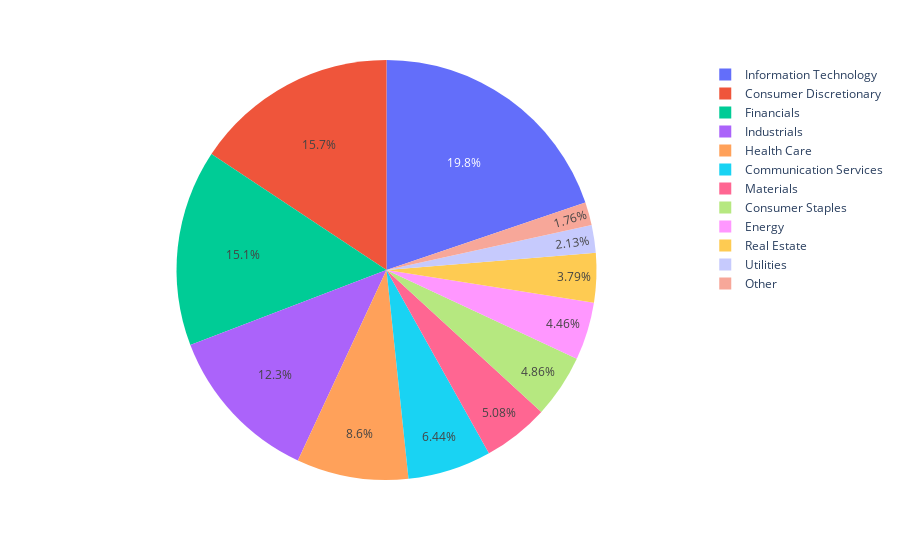

Notebook code for this chart:
### Code cell
grouped = df.groupby("Industry Classification").sum()
grouped = grouped.reset_index()
grouped["Industry Classification"][grouped["Small-Value-Momentum"] <0.01] = "Other"
#print(grouped)
fig = px.pie(grouped, values='Small-Value-Momentum', names='Industry Classification')
fig.show()

### Figure 1 — Plotly figure (JSON) as saved in the notebook; plotly's stock layout.template omitted (floating-point values rounded to 4 significant figures)
{"data": [{"domain": {"x": [0, 1], "y": [0, 1]}, "hovertemplate": "Industry Classification=%{label}<br>Small-Value-Momentum=%{value}<extra></extra>", "labels": ["Other", "Other", "Other", "Other", "Other", "Other", "Other", "Other", "Other", "Other", "Other", "Other", "Communication Services", "Other", "Other", "Other", "Consumer Discretionary", "Consumer Staples", "Other", "Other", "Other", "Other", "Energy", "Other", "Other", "Financials", "Other", "Other", "Other", "Health Care", "Other", "Other", "Other", "Other", "Other", "Industrials", "Information Technology", "Other", "Other", "Other", "Other", "Other", "Other", "Materials", "Other", "Other", "Other", "Other", "Other", "Real Estate", "Other", "Other", "Other", "Other", "Other", "Other", "Other", "Other", "Other", "Other", "Utilities", "Other", "Other"], "legendgroup": "", "name": "", "showlegend": true, "type": "pie", "values": [0, 2.327e-05, 9.77e-05, 0.0002154, 0.003001, 0.0004672, 8.308e-05, 0.0002323, 0, 0.0003573, 0.0001361, 0.007897, 0.06463, 0.0001126, 8.255e-05, 8.188e-05, 0.1574, 0.04876, 8.645e-05, 4.874e-05, 0.0002341, 0.0001159, 0.04478, 6.94e-05, 0.0003903, 0.1518, 5.042e-05, 0.0001469, 8.792e-05, 0.08636, 3.508e-05, 5.232e-05, 0.0001963, 0.0001178, 4.721e-05, 0.123, 0.1987, 0.0005652, 0.0001592, 0.0001285, 2.884e-05, 0.0001926, 4.16e-05, 0.05101, 0.0007128, 0.0003951, 0.0005482, 0.0002058, 9.344e-05, 0.03801, 8.165e-05, 0.000147, 6.332e-05, 0.0002966, 3.362e-05, 0.000215, 0.0004208, 4.287e-05, 9.062e-05, 4.04e-07, 0.02142, 3.194e-05, -0.00126]}], "layout": {"legend": {"tracegroupgap": 0}, "margin": {"t": 60}}}
